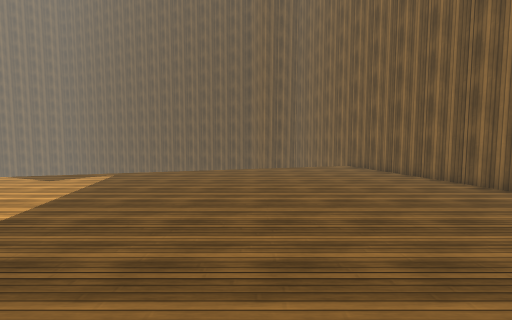
view 1 (above)

13 first-person views from a walk through a scene from a Unity 3-D project. The camera is 1.4 m above the floor, tilts 4° down and sees 90° across. The floor is counted in squares, 1 m on a side. Each view is taken from the middle of a square. On the plan, view 1 faces up. The plan holds only what a view shows up to about 13 squares ahead; the rest is blank. The place goes on beyond the plan. Surface patterns are stand-ins for the level's own textures.

view 2
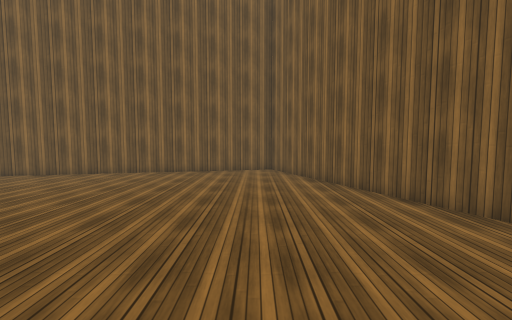

view 3
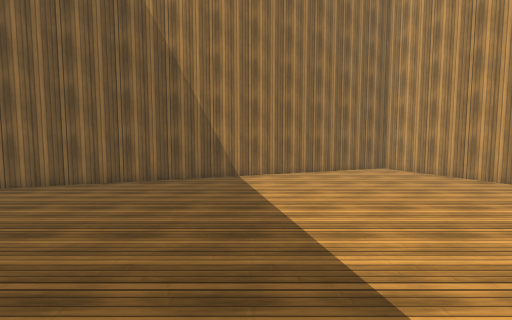

view 4
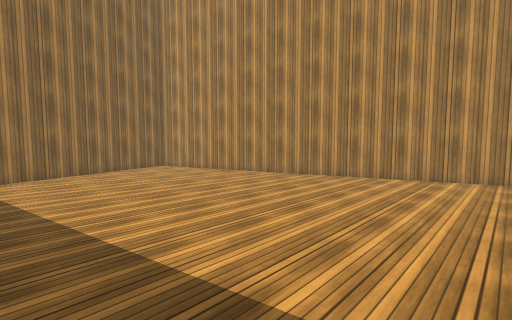

view 5
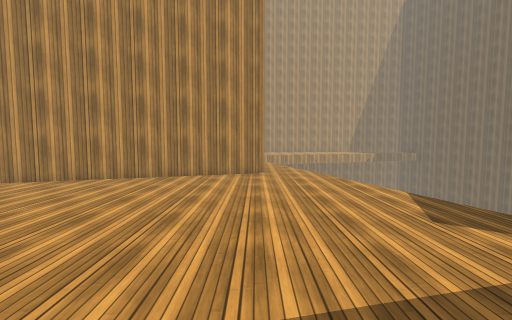

view 6
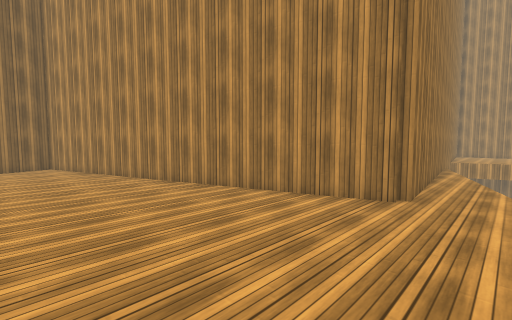

view 7
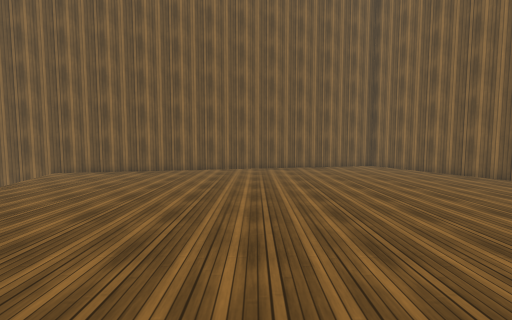

view 8
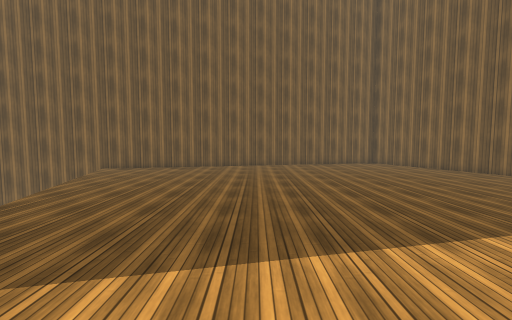

view 9
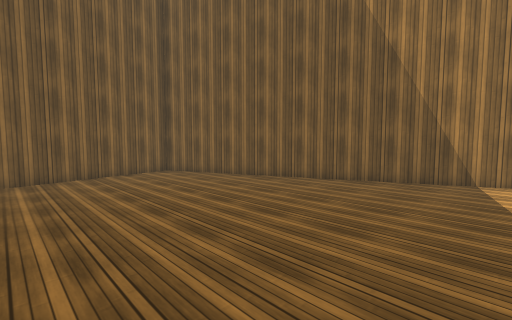

view 10
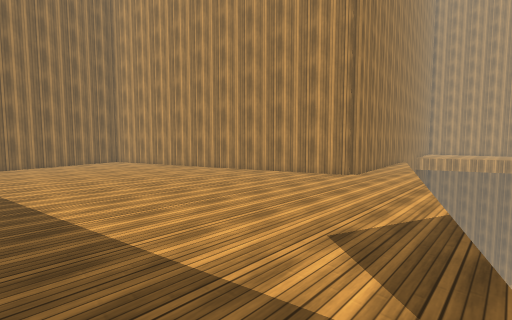

view 11
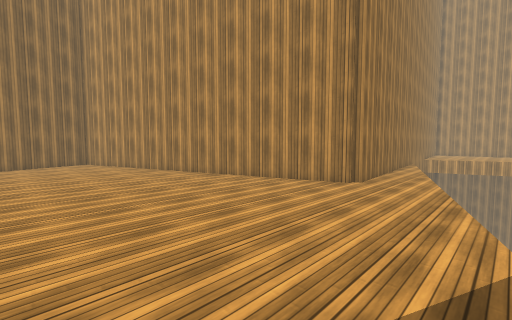

view 12
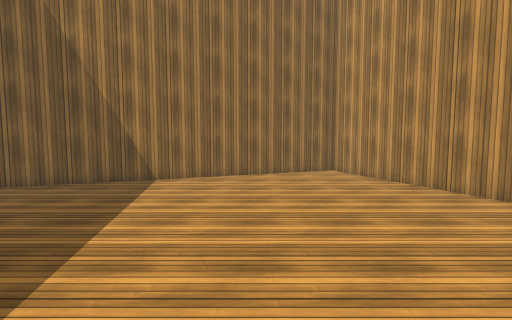

view 13
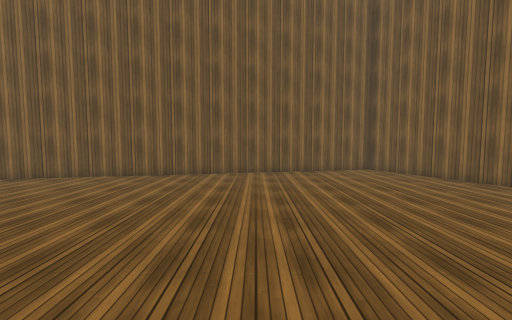

### Floor plan
Key: @ floor where view 1 was taken; # wall or solid block; . floor; v drop or lower ground.
Columns run from 22 left of view 1 to 9 right of it. Each row starts with its distance up from view 1.
 15                            ##
 14                        vv...#
 13                     vv......#
 12                   v.........#
 11              vvv............##
 10           vvv................#
  9        vv....................#
  8     vv.......................#
  7  vv..........................##
  6 #########.....................#
  5         #.....................#
  4         #.....................#
  3         #.....................##
  2         ##.....................#
  1          #.....................#
  0          #............@........#
 -1          ##...................##
 -2           #.................###
 -3           #..............####
 -4           ##...........###
 -5            #........####
 -6            #......###
 -7            ##...###
 -8             #####

Positions as (right, up) in squares from view 1, and headings:
1: (0, 0), facing up
2: (-4, 0), facing right
3: (-3, 5), facing down
4: (-3, 6), facing down-left
5: (-3, 6), facing left
6: (-8, 8), facing down-left
7: (-6, 6), facing right
8: (-8, 7), facing right
9: (-3, 5), facing down-right
10: (-4, 11), facing down-left
11: (-6, 10), facing down-left
12: (-6, 4), facing down
13: (-4, 5), facing right
